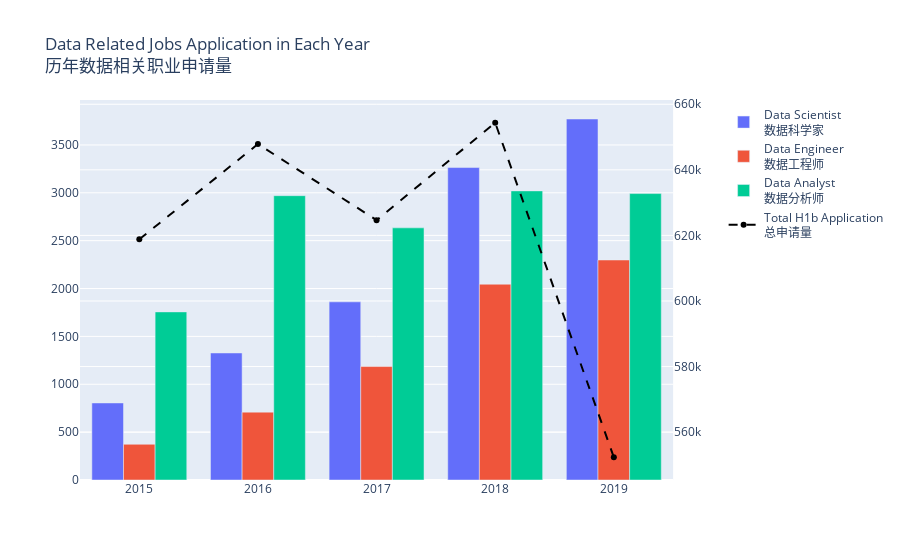

Notebook code cell kept with this figure:
### Markdown cell above
### Part 2: Data Related Jobs
### 4

### Code cell
import plotly.graph_objects as go
year = [2015,2016,2017,2018,2019]

fig7 = make_subplots(specs=[[{"secondary_y": True}]])

fig7.add_trace(go.Bar(name='Data Scientist'+ '<br>' + '数据科学家', x=year, y=[805,1327,1861,3264,3771]))
fig7.add_trace(go.Bar(name='Data Engineer'+ '<br>' + '数据工程师', x=year, y=[373,709,1185,2045,2298]))
fig7.add_trace(go.Bar(name='Data Analyst'+ '<br>' + '数据分析师', x=year, y=[1756,2970,2634,3020,2992]))

fig7.add_trace(
    go.Scatter(x=[2015,2016,2017,2018,2019], y=tot_apply, name="Total H1b Application"+ '<br>' + '总申请量',
              line = dict(width=2, dash='dash', color='black')),
    secondary_y=True,
)

fig7.update_layout(barmode='group',title_text = 'Data Related Jobs Application in Each Year'+ '<br>' + '历年数据相关职业申请量')
fig7.show()
#py.iplot(fig7, filename='DataApplication--Bar')

### Figure 1 — Plotly figure (JSON) as saved in the notebook; plotly's stock layout.template omitted (floating-point values rounded to 4 significant figures)
{"data": [{"name": "Data Scientist<br>数据科学家", "type": "bar", "x": [2015, 2016, 2017, 2018, 2019], "y": [805, 1327, 1861, 3264, 3771]}, {"name": "Data Engineer<br>数据工程师", "type": "bar", "x": [2015, 2016, 2017, 2018, 2019], "y": [373, 709, 1185, 2045, 2298]}, {"name": "Data Analyst<br>数据分析师", "type": "bar", "x": [2015, 2016, 2017, 2018, 2019], "y": [1756, 2970, 2634, 3020, 2992]}, {"line": {"color": "black", "dash": "dash", "width": 2}, "name": "Total H1b Application<br>总申请量", "type": "scatter", "x": [2015, 2016, 2017, 2018, 2019], "xaxis": "x", "y": [618804, 647852, 624650, 654360, 552336], "yaxis": "y2"}], "layout": {"barmode": "group", "title": {"text": "Data Related Jobs Application in Each Year<br>历年数据相关职业申请量"}, "xaxis": {"anchor": "y", "domain": [0, 0.94]}, "yaxis": {"anchor": "x", "domain": [0, 1]}, "yaxis2": {"anchor": "x", "overlaying": "y", "side": "right"}}}
